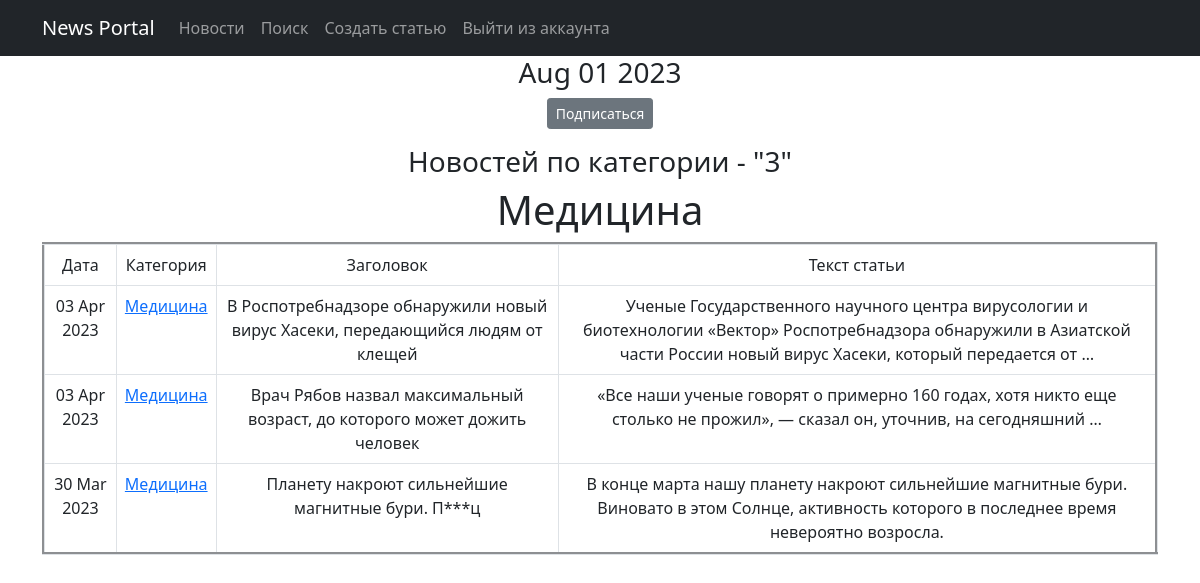
Screenshot of /news/categories/4 with the database file from the repository.
### news/models.py (models this page shows, shortened)
class Category(models.Model):
    category_name = models.CharField(max_length=255,
                                     unique=True)
    subscribers = models.ManyToManyField(User, related_name='categories', blank=True)
    def __str__(self):
        return self.category_name

class Post(models.Model):
    article = 'AR'
    news = 'NE'
    TYPES = [(article, 'Статья'),
             (news, 'Новость')
             ]
    title = models.CharField(max_length=255)
    text = models.TextField()
    time_created = models.DateTimeField(auto_now_add=True)
    type = models.CharField(max_length=2,
                            choices=TYPES,
                            default=news)
    post_rating = models.FloatField(default=0.0)
    post_author = models.ForeignKey(Author, on_delete=models.CASCADE)
    category = models.ManyToManyField(Category, through='PostCategory')

### news/views.py (the view)
# urls.py: path('categories/<int:pk>', CategoryList.as_view(), name='category_list'),
class CategoryList(ListView):
    model = Post
    template_name = 'category_list.html'
    context_object_name = 'category_news_list'
    def get_queryset(self):
        self.category = get_object_or_404(Category, id=self.kwargs['pk'])
        queryset = Post.objects.filter(category=self.category).order_by('-time_created')
        return queryset
    def get_context_data(self, **kwargs):
        context = super().get_context_data(**kwargs)
        context['is_not_subscriber'] = self.request.user not in self.category.subscribers.all()
        context['category'] = self.category
        return context

### news/templatetags/custom_filters.py (called while the page is built)
@register.filter()
def censor(value):
    bad_words = ('редиска!', 'дурак', 'тупица', 'блин', 'оладушек', 'пипец')
    if not isinstance(value, str):
        raise TypeError(f"unresolved type '{type(value)}' expected  type 'str'")
    for i in value.split():
        if i.lower() in bad_words:
            value = value.replace(i, f"{i[0]}{'*' * (len(i) - 2)}{i[-1]}")
    return value

### news/templatetags/custom_tags.py (called while the page is built)
@register.simple_tag()
def current_time(format_string='%b %d %Y'):
   return datetime.utcnow().strftime(format_string)

### templates/category_list.html (shortened to what this page needs)
{% extends 'flatpages/default.html' %}
{% load custom_tags %}
{% load custom_filters %}
{% block content %}
<h3>{% current_time '%b %d %Y' %}</h3>
   {% if is_not_subscriber %}
        <p class="tex_center"><a href="{% url 'subscribe' category.id %}" class="btn btn-secondary btn-sm">Подписаться</a></p>
   {% else %}
        <p class="text-center"><a href="{% url 'unsubscribe' category.id %}" class="btn btn-secondary btn-sm">Отписаться</a></p>
   {% endif %}
<h3>Новостей по категории - "{{ category_news_list|length }}" </h3>
   <h1> {{ category }} </h1>
   {% if category %}
       <table class="table table-bordered" cellspacing="2" cellpadding="3" border="3" width="50%">
           <tr>
               <td>
                   Дата
               </td>
               <td>
                   Категория
               </td>
               <td>
                   Заголовок
               </td>
               <td>
                   Текст статьи
               </td>
           </tr>
           {% for post in category_news_list %}
           <tr>
               <td>{{ post.time_created|date:'d M Y' }}</td>
               <td>
                   <a href="{% url 'category_list' category.id %}">
                   {% for category in post.category.all %}
                        {{ category }}
                    {% endfor %}
                </a>
               </td>
               <td>{{ post.title|censor }}</td>
               <td>{{ post.text|truncatewords:20|censor }}</td>
           </tr>
           {% endfor %}
       </table>
   {% else %}
       <h2>Новостей нет!</h2>
   {% endif %}
{% endblock content %}

### rows the page displays
Category: category_name "Медицина"
Post: time_created "03 Apr 2023", title|censor "В Роспотребнадзоре обнаружили новый вирус Хасеки, передающийся людям от клещей", text|censor "Ученые Государственного научного центра вирусологии и биотехнологии «Вектор» Роспотребнадзора обнаружили в Азиатской части России новый вирус Хасеки, который передается от …"
Post: time_created "03 Apr 2023", title|censor "Врач Рябов назвал максимальный возраст, до которого может дожить человек", text|censor "«Все наши ученые говорят о примерно 160 годах, хотя никто еще столько не прожил», — сказал он, уточнив, на сегодняшний …"
Post: time_created "30 Mar 2023", title|censor "Планету накроют сильнейшие магнитные бури. П***ц", text|censor "В конце марта нашу планету накроют сильнейшие магнитные бури. Виновато в этом Солнце, активность которого в последнее время невероятно возросла."

### other values shown
{{ category_news_list|length }} "3"
